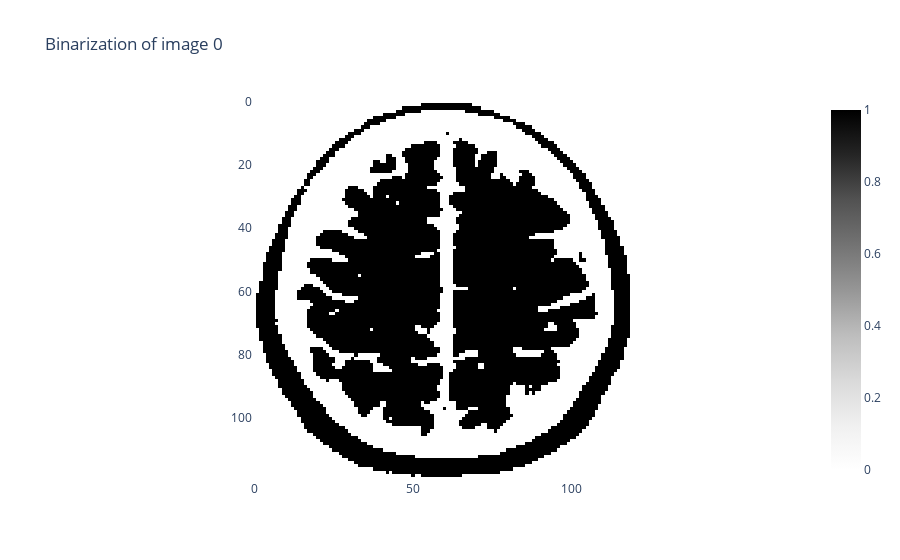

This figure's notebook cell:
### Code cell
# Open the image using PIL
image = Image.open(os.path.join(PATH,'data/interim/resized/Testing/notumor/Te-no_0030.jpg'))

image_np = np.array(image)
image_formatted = image_np[None, :,:]

binarizer = Binarizer(threshold=0.35)
image_binarized = binarizer.fit_transform(image_formatted)

binarizer.plot(image_binarized)

### Figure 1 — Plotly figure (JSON) as saved in the notebook; plotly's stock layout.template omitted (floating-point values rounded to 4 significant figures; data arrays with more than 128 entries replaced by an {"elided": "..."} marker saying what was removed)
{"data": [{"colorscale": [[0, "rgb(255,255,255)"], [0.125, "rgb(240,240,240)"], [0.25, "rgb(217,217,217)"], [0.375, "rgb(189,189,189)"], [0.5, "rgb(150,150,150)"], [0.625, "rgb(115,115,115)"], [0.75, "rgb(82,82,82)"], [0.875, "rgb(37,37,37)"], [1, "rgb(0,0,0)"]], "type": "heatmap", "z": {"elided": "120x120 int values"}}], "layout": {"plot_bgcolor": "white", "title": {"text": "Binarization of image 0"}, "xaxis": {"constrain": "domain", "scaleanchor": "y"}, "yaxis": {"autorange": "reversed", "constrain": "domain"}}}
